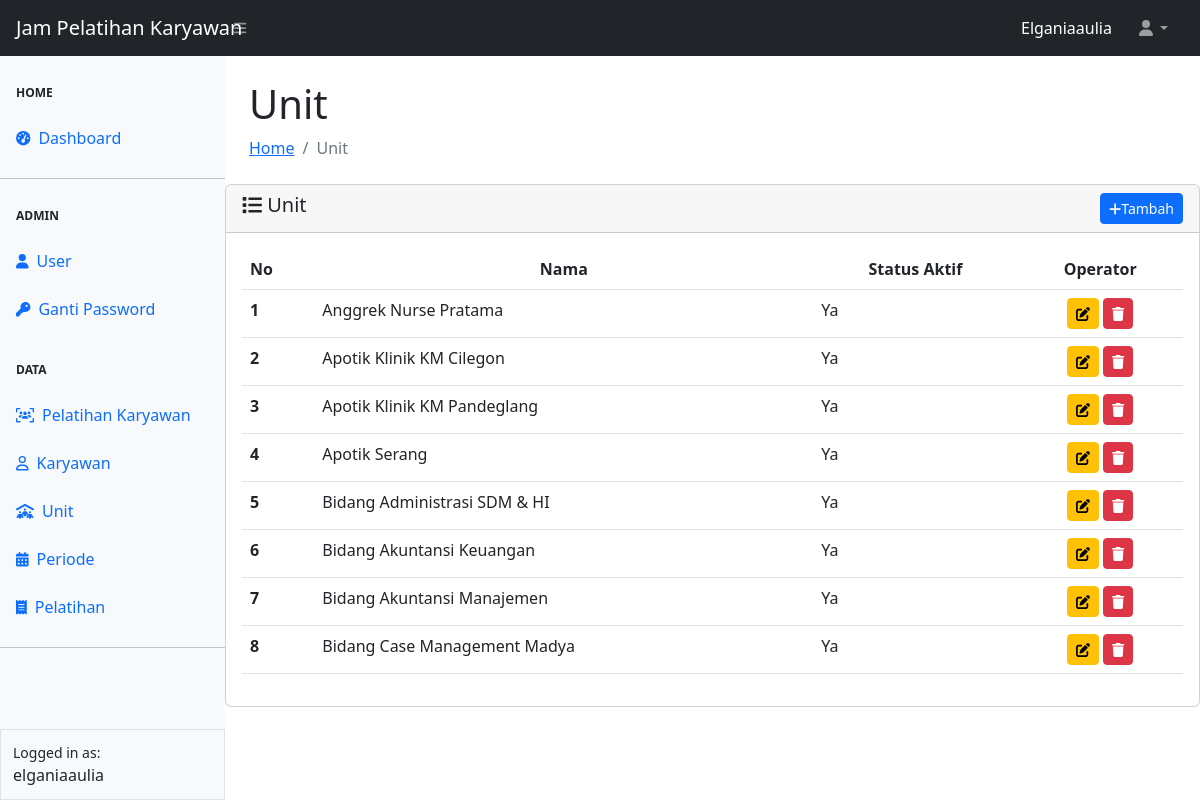
Page /Unit/unit.php (signed in) on the committed database.
### tables this page shows
CREATE TABLE `tbl_unit`  (
  `id` int NOT NULL AUTO_INCREMENT,
  `nama` varchar(150) NOT NULL,
  `statusaktif` varchar(10) NOT NULL,
  PRIMARY KEY (`id`) USING BTREE
);

### config.php (called while the page is built, shortened)
<?php
$main_url = "http://localhost/rskm/";
?>

### Unit/unit.php (the view, shortened to what this page needs)
<?php
require_once "../config.php";
require_once "../template/header.php";
require_once "../template/navbar.php";
require_once "../template/sidebar.php";
?>
<div id="layoutSidenav_content">
                <main>
                    <div class="container-fluid px-4">
                        <h1 class="mt-4">Unit</h1>
                        <ol class="breadcrumb mb-4">
                            <li class="breadcrumb-item"><a href="../index.php">Home</a> </li>
                            <li class="breadcrumb-item active">Unit</li>
                        </ol>
                    </div>
                    <div class="card">
                    <div class="card-header">
                        <span class = "h5 my-2" ><i class="fa-solid fa-list"></i> Unit</span>
                        <a href="<?= $main_url?>unit/add-unit.php" class="btn btn-sm btn-primary float-end"><i class="fa-solid fa-plus"></i>Tambah</a>
                    </div>
                    <div class="card-body">
                    <form action="unit.php" method="POST" enctype="multipart/form-data">
                    <table class="table table-hover" id="datatablesSimple">
                        <thead>
                            <tr>
                            <th scope="col">No</th>
                            <th scope="col"><center>Nama</center></th>
                            <th scope="col"><center>Status Aktif</center></th>
                            <th scope="col"><center>Operator</center></th>
                        </thead>
                        <tbody>
                            <?php
                            $no = 1;
                            $queryUnit = mysqli_query($koneksi, "SELECT * FROM tbl_unit");
                            while ($data = mysqli_fetch_array($queryUnit)){
                                $id = $data['id'];
                            ?>
                            <tr>
                            <th scope="row"><?= $no++ ?></th>
                            <td><?= $data['nama'] ?></td>
                            <td><?= $data['statusaktif'] ?></td>
                            <td align="center">
                                <a href="edit-unit.php?id=<?= $data['id'] ?>" class="btn btn-sm btn-warning" title="Update Unit"><i class="fa-solid fa-pen-to-square"></i></a>
                                <button type="button" class="btn btn-sm btn-danger" id="btnHapus" title="Hapus unit" data-id="<?= $id ?>" ><i class="fa-solid fa-trash"></i></button>
                            </td>
                            </tr>
                            <?php } ?>
                        </tbody>
                        </table>
                        </form>
                    </div>
</div>
                        </div>
<?php
    require_once "../template/footer.php"
?>

### template/header.php (shortened to what this page needs)
<!DOCTYPE html>
<html lang="en">
    <head>
        <link href="https://cdn.jsdelivr.net/npm/simple-datatables@7.1.2/dist/style.min.css" rel="stylesheet" />
        <link href="<?= $main_url ?>assets/sb-admin/css/styles.css" rel="stylesheet" />
    </head>

### template/navbar.php (shortened to what this page needs)
<body class="sb-nav-fixed">
        <nav class="sb-topnav navbar navbar-expand navbar-dark bg-dark">
            <a class="navbar-brand ps-3" href="<?= $main_url?>">Jam Pelatihan Karyawan</a>
            <button class="btn btn-link btn-sm order-1 order-lg-0 me-4 me-lg-0" id="sidebarToggle" href="#!"><i class="fas fa-bars"></i></button>
            <form class="d-none d-md-inline-block form-inline ms-auto me-0 me-md-3 my-2 my-md-0">
                <span class="text-white text-capitalize"><?= $_SESSION ['username']; ?></span>
            </form>
            <ul class="navbar-nav ms-auto ms-md-0 me-3 me-lg-4">
                <li class="nav-item dropdown">
                    <a class="nav-link dropdown-toggle" id="navbarDropdown" href="http://facebook.com" target="_blank" role="button" data-bs-toggle="dropdown" aria-expanded="false"><i class="fas fa-user fa-fw"></i></a>
                </li>
            </ul>
        </nav>

### template/sidebar.php
<div id="layoutSidenav">
            <div id="layoutSidenav_nav">
                <nav class="sb-sidenav accordion bg-light" id="sidenavAccordion">
                    <div class="sb-sidenav-menu">
                        <div class="nav">
                            <div class="sb-sidenav-menu-heading">Home</div>
                            <a class="nav-link" href="<?= $main_url?>index.php">
                                <div class="sb-nav-link-icon"><i class="fas fa-tachometer-alt"></i></div>
                                Dashboard
                            </a>
                            <hr class="mb-0">
                            <div class="sb-sidenav-menu-heading">Admin</div>
                            <a class="nav-link" href="<?= $main_url ?>user/add-user.php">
                                <div class="sb-nav-link-icon"><i class="fa-solid fa-user"></i></div>
                                User
                            </a>
                            <a class="nav-link" href="<?= $main_url ?>user/password.php">
                                <div class="sb-nav-link-icon"><i class="fa-solid fa-key"></i></div>
                                Ganti Password
                            </a>
                            <div class="sb-sidenav-menu-heading">Data</div>
                            <a class="nav-link" href="<?= $main_url ?>pel-kry/pel-kry.php">
                                <div class="sb-nav-link-icon"><i class="fa-solid fa-users-viewfinder"></i></div>
                                Pelatihan Karyawan
                            </a>
                            <a class="nav-link" href="<?= $main_url ?>karyawan/karyawan.php">
                                <div class="sb-nav-link-icon"><i class="fa-regular fa-user"></i></div>
                                Karyawan
                            </a>
                            <a class="nav-link" href="<?= $main_url ?>unit/unit.php">
                                <div class="sb-nav-link-icon"><i class="fa-solid fa-people-roof"></i></div>
                                Unit
                            </a>
                            <a class="nav-link" href="<?= $main_url ?>periode/periode.php">
                                <div class="sb-nav-link-icon"><i class="fa-solid fa-calendar-days"></i></div>
                                Periode
                            </a>
                            <a class="nav-link" href="<?= $main_url ?>pelatihan/pelatihan.php">
                                <div class="sb-nav-link-icon"><i class="fa-solid fa-receipt"></i></div>
                                Pelatihan
                            </a>
                            <hr class="mb-0">
                        </div>
                    </div>
                    <div class="sb-sidenav-footer border">
                        <div class="small">Logged in as:</div>
                        <?= $_SESSION ['username'];?>
                    </div>
                </nav>
            </div>

### template/footer.php (shortened to what this page needs)
            </div>
    </body>
</html>

### rows in the picture
tbl_unit: nama "Anggrek Nurse Pratama", statusaktif "Ya"
tbl_unit: nama "Apotik Klinik KM Cilegon", statusaktif "Ya"
tbl_unit: nama "Apotik Klinik KM Pandeglang", statusaktif "Ya"
tbl_unit: nama "Apotik Serang", statusaktif "Ya"
tbl_unit: nama "Bidang Administrasi SDM & HI", statusaktif "Ya"
tbl_unit: nama "Bidang Akuntansi Keuangan", statusaktif "Ya"
tbl_unit: nama "Bidang Akuntansi Manajemen", statusaktif "Ya"
tbl_unit: nama "Bidang Case Management Madya", statusaktif "Ya"

### other values in the picture
$_SESSION ['username'] "Elganiaaulia"
$_SESSION ['username'] "elganiaaulia"
